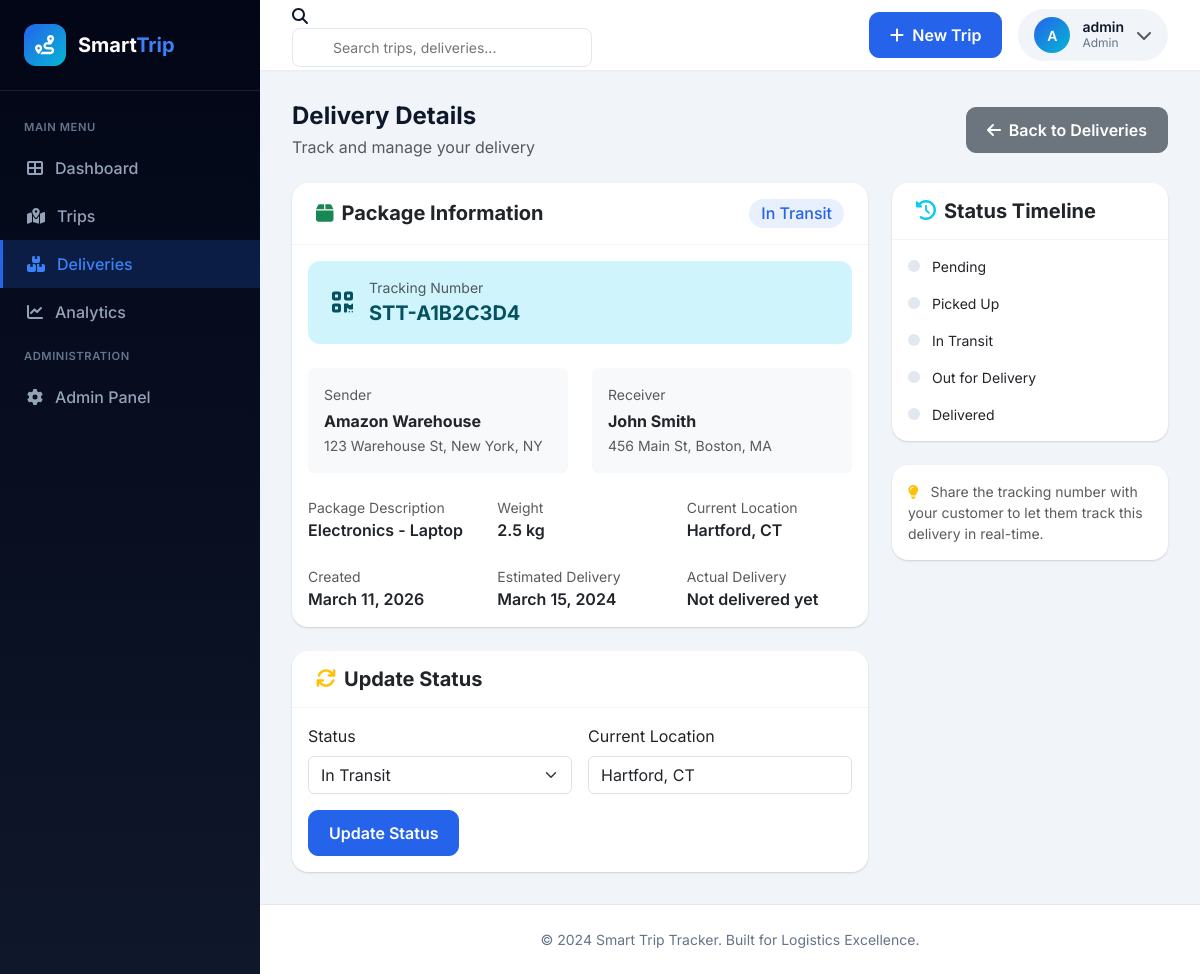
Screenshot of /deliveries/STT-A1B2C3D4 (signed in) with the database file from the repository.
### models.py (models this page shows, shortened)
class User(UserMixin, db.Model):
    __tablename__ = 'users'
    id = db.Column(db.Integer, primary_key=True)
    username = db.Column(db.String(100), unique=True, nullable=False, index=True)
    email = db.Column(db.String(120), unique=True, nullable=False, index=True)
    password_hash = db.Column(db.String(256), nullable=False)
    role = db.Column(db.String(20), default='user')  # 'user' or 'admin'
    created_at = db.Column(db.DateTime, default=datetime.utcnow)
    trips = db.relationship('Trip', backref='user', lazy='dynamic', cascade='all, delete-orphan')
    deliveries = db.relationship('Delivery', backref='user', lazy='dynamic', cascade='all, delete-orphan')
    def is_admin(self):
        return self.role == 'admin'

class Delivery(db.Model):
    __tablename__ = 'deliveries'
    id = db.Column(db.Integer, primary_key=True)
    user_id = db.Column(db.Integer, db.ForeignKey('users.id'), nullable=False, index=True)
    tracking_number = db.Column(db.String(50), unique=True, nullable=False, index=True)
    sender_name = db.Column(db.String(100), nullable=False)
    receiver_name = db.Column(db.String(100), nullable=False)
    sender_address = db.Column(db.Text, nullable=False)
    receiver_address = db.Column(db.Text, nullable=False)
    package_description = db.Column(db.Text, nullable=True)
    weight = db.Column(db.Float, nullable=True)  # in kg
    status = db.Column(db.String(50), default='pending')
    current_location = db.Column(db.String(200), nullable=True)
    estimated_delivery = db.Column(db.DateTime, nullable=True)
    actual_delivery = db.Column(db.DateTime, nullable=True)
    created_at = db.Column(db.DateTime, default=datetime.utcnow)
    STATUS_OPTIONS = [
        ('pending', 'Pending'),
        ('picked_up', 'Picked Up'),
        ('in_transit', 'In Transit'),
        ('out_for_delivery', 'Out for Delivery'),
        ('delivered', 'Delivered'),
        ('cancelled', 'Cancelled')
    ]

### app.py (the view)
@app.route('/deliveries/<tracking_number>')
@login_required
def delivery_detail(tracking_number):
    delivery = Delivery.query.filter_by(tracking_number=tracking_number).first_or_404()
    if delivery.user_id != current_user.id and not current_user.is_admin():
        flash('Access denied.', 'danger')
        return redirect(url_for('deliveries'))
    return render_template('delivery_detail.html', delivery=delivery)

### templates/delivery_detail.html (shortened to what this page needs)
{% extends "base.html" %}
{% block content %}
<div class="d-flex justify-content-between align-items-center mb-4">
    <div>
        <h4 class="mb-1 fw-bold">Delivery Details</h4>
        <p class="text-muted mb-0">Track and manage your delivery</p>
    </div>
    <div class="d-flex gap-2">
        <a href="{{ url_for('deliveries') }}" class="btn btn-secondary">
            <i class="fas fa-arrow-left me-1"></i> Back to Deliveries
        </a>
    </div>
</div>
<div class="row">
    <div class="col-lg-8">
        <div class="card mb-4">
            <div class="card-header py-3 d-flex justify-content-between align-items-center">
                <h5 class="mb-0 fw-bold"><i class="fas fa-box me-2 text-success"></i>Package Information</h5>
                <span class="badge badge-{{ delivery.status }} fs-6">{{ delivery.status|replace('_', ' ')|title }}</span>
            </div>
            <div class="card-body">
                <div class="alert alert-info mb-4">
                    <div class="d-flex align-items-center">
                        <i class="fas fa-qrcode fs-4 me-3"></i>
                        <div>
                            <small class="d-block text-muted">Tracking Number</small>
                            <strong class="fs-5">{{ delivery.tracking_number }}</strong>
                        </div>
                    </div>
                </div>
                <div class="row mb-4">
                    <div class="col-md-6">
                        <div class="p-3 bg-light rounded">
                            <small class="text-muted d-block mb-1">Sender</small>
                            <div class="fw-bold">{{ delivery.sender_name }}</div>
                            <small class="text-muted">{{ delivery.sender_address }}</small>
                        </div>
                    </div>
                    <div class="col-md-6">
                        <div class="p-3 bg-light rounded">
                            <small class="text-muted d-block mb-1">Receiver</small>
                            <div class="fw-bold">{{ delivery.receiver_name }}</div>
                            <small class="text-muted">{{ delivery.receiver_address }}</small>
                        </div>
                    </div>
                </div>
                <div class="row mb-4">
                    <div class="col-md-4">
                        <small class="text-muted d-block">Package Description</small>
                        <div class="fw-semibold">{{ delivery.package_description or 'N/A' }}</div>
                    </div>
                    <div class="col-md-4">
                        <small class="text-muted d-block">Weight</small>
                        <div class="fw-semibold">{{ delivery.weight|default('N/A') }} kg</div>
                    </div>
                    <div class="col-md-4">
                        <small class="text-muted d-block">Current Location</small>
                        <div class="fw-semibold">{{ delivery.current_location or 'Not available' }}</div>
                    </div>
                </div>
                <div class="row">
                    <div class="col-md-4">
                        <small class="text-muted d-block">Created</small>
                        <div class="fw-semibold">{{ delivery.created_at.strftime('%B %d, %Y') }}</div>
                    </div>
                    <div class="col-md-4">
                        <small class="text-muted d-block">Estimated Delivery</small>
                        <div class="fw-semibold">{{ delivery.estimated_delivery.strftime('%B %d, %Y') if delivery.estimated_delivery else 'N/A' }}</div>
                    </div>
                    <div class="col-md-4">
                        <small class="text-muted d-block">Actual Delivery</small>
                        <div class="fw-semibold">{{ delivery.actual_delivery.strftime('%B %d, %Y') if delivery.actual_delivery else 'Not delivered yet' }}</div>
                    </div>
                </div>
            </div>
        </div>
        <div class="card">
            <div class="card-header py-3">
                <h5 class="mb-0 fw-bold"><i class="fas fa-sync me-2 text-warning"></i>Update Status</h5>
            </div>
            <div class="card-body">
                <form method="POST" action="{{ url_for('update_delivery_status', delivery_id=delivery.id) }}" class="row g-3">
                    <div class="col-md-6">
                        <label class="form-label">Status</label>
                        <select name="status" class="form-select">
                            <option value="in_transit" {{ 'selected' if delivery.status == 'in_transit' }}>In Transit</option>
                        </select>
                    </div>
                    <div class="col-md-6">
                        <label class="form-label">Current Location</label>
                        <input type="text" name="current_location" class="form-control" value="{{ delivery.current_location or '' }}" placeholder="Enter current location">
                    </div>
                    <div class="col-12">
                        <button type="submit" class="btn btn-primary">Update Status</button>
                    </div>
                </form>
            </div>
        </div>
    </div>
    <div class="col-lg-4">
        <div class="card mb-4">
            <div class="card-header py-3">
                <h5 class="mb-0 fw-bold"><i class="fas fa-history me-2 text-info"></i>Status Timeline</h5>
            </div>
            <div class="card-body">
                <div class="d-flex align-items-center mb-3">
                    <div style="width: 12px; height: 12px; border-radius: 50%; background: #e2e8f0; margin-right: 12px;"></div>
                    <span class="small">Pending</span>
                </div>
                <div class="d-flex align-items-center mb-3">
                    <div style="width: 12px; height: 12px; border-radius: 50%; background: #e2e8f0; margin-right: 12px;"></div>
                    <span class="small">Picked Up</span>
                </div>
                <div class="d-flex align-items-center mb-3">
                    <div style="width: 12px; height: 12px; border-radius: 50%; background: #e2e8f0; margin-right: 12px;"></div>
                    <span class="small">In Transit</span>
                </div>
                <div class="d-flex align-items-center mb-3">
                    <div style="width: 12px; height: 12px; border-radius: 50%; background: #e2e8f0; margin-right: 12px;"></div>
                    <span class="small">Out for Delivery</span>
                </div>
                <div class="d-flex align-items-center">
                    <div style="width: 12px; height: 12px; border-radius: 50%; background: #e2e8f0; margin-right: 12px;"></div>
                    <span class="small">Delivered</span>
                </div>
            </div>
        </div>
        <div class="card">
            <div class="card-body">
                <p class="text-muted small mb-0">
                    <i class="fas fa-lightbulb text-warning me-2"></i>
                    Share the tracking number with your customer to let them track this delivery in real-time.
                </p>
            </div>
        </div>
    </div>
</div>
{% endblock %}

### templates/base.html (shortened to what this page needs)
<!DOCTYPE html>
<html lang="en">
<head>
    <link href="https://cdn.jsdelivr.net/npm/bootstrap@5.3.2/dist/css/bootstrap.min.css" rel="stylesheet">
    <link href="https://cdnjs.cloudflare.com/ajax/libs/font-awesome/6.4.0/css/all.min.css" rel="stylesheet">
</head>
<body>
    {% if current_user.is_authenticated %}
    <div class="sidebar">
        <div class="sidebar-brand">
            <div class="sidebar-brand-icon">
                <i class="fas fa-route"></i>
            </div>
            <div class="sidebar-brand-text">
                Smart<span>Trip</span>
            </div>
        </div>
        <div class="sidebar-menu">
            <div class="sidebar-menu-title">Main Menu</div>
            <a href="{{ url_for('dashboard') }}" class="sidebar-menu-item {{ 'active' if request.endpoint == 'dashboard' }}">
                <i class="fas fa-th-large"></i> Dashboard
            </a>
            <a href="{{ url_for('trips') }}" class="sidebar-menu-item {{ 'active' if request.endpoint in ['trips', 'trip_detail', 'new_trip', 'edit_trip'] }}">
                <i class="fas fa-map-marked-alt"></i> Trips
            </a>
            <a href="{{ url_for('deliveries') }}" class="sidebar-menu-item {{ 'active' if request.endpoint in ['deliveries', 'delivery_detail', 'new_delivery'] }}">
                <i class="fas fa-boxes"></i> Deliveries
            </a>
            <a href="{{ url_for('analytics') }}" class="sidebar-menu-item {{ 'active' if request.endpoint == 'analytics' }}">
                <i class="fas fa-chart-line"></i> Analytics
            </a>
            {% if current_user.is_admin() %}
            <div class="sidebar-menu-title">Administration</div>
            <a href="{{ url_for('admin') }}" class="sidebar-menu-item {{ 'active' if request.endpoint == 'admin' }}">
                <i class="fas fa-cog"></i> Admin Panel
            </a>
            {% endif %}
        </div>
    </div>
    <div class="main-content">
        <div class="top-header">
            <div class="top-header-left">
                <div class="search-box d-none d-md-block">
                    <i class="fas fa-search"></i>
                    <form action="{{ url_for('search') }}" method="GET">
                        <input type="text" name="q" placeholder="Search trips, deliveries...">
                    </form>
                </div>
            </div>
            <div class="top-header-right">
                <a href="{{ url_for('new_trip') }}" class="btn btn-primary">
                    <i class="fas fa-plus me-1"></i> New Trip
                </a>
                <div class="dropdown">
                    <div class="user-menu" data-bs-toggle="dropdown">
                        <div class="user-avatar">
                            {{ current_user.username[0]|upper }}
                        </div>
                        <div class="user-info d-none d-sm-block">
                            <div class="user-name">{{ current_user.username }}</div>
                            <div class="user-role">{{ current_user.role|title }}</div>
                        </div>
                        <i class="fas fa-chevron-down text-muted"></i>
                    </div>
                </div>
            </div>
        </div>
        <div class="page-content">
            {% block content %}{% endblock %}
        </div>
        <footer class="footer">
            <p class="mb-0">&copy; 2024 Smart Trip Tracker. Built for Logistics Excellence.</p>
        </footer>
    </div>
    {% else %}
    {% block landing_content %}{% endblock %}
    {% endif %}
</body>
</html>

### rows the page displays
User: username "A", username "admin", role "Admin"
Delivery: status "In Transit", tracking_number "STT-A1B2C3D4", sender_name "Amazon Warehouse", sender_address "123 Warehouse St, New York, NY", receiver_name "John Smith", receiver_address "456 Main St, Boston, MA", package_description "Electronics - Laptop", weight "2.5", current_location "Hartford, CT", created_at "March 11, 2026", estimated_delivery "March 15, 2024", actual_delivery "Not delivered yet"
